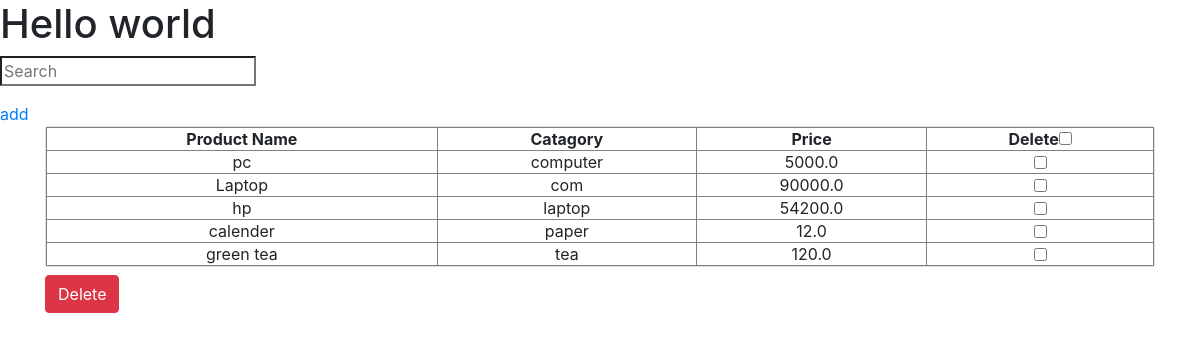
/, run on an earlier commit of the app's database.
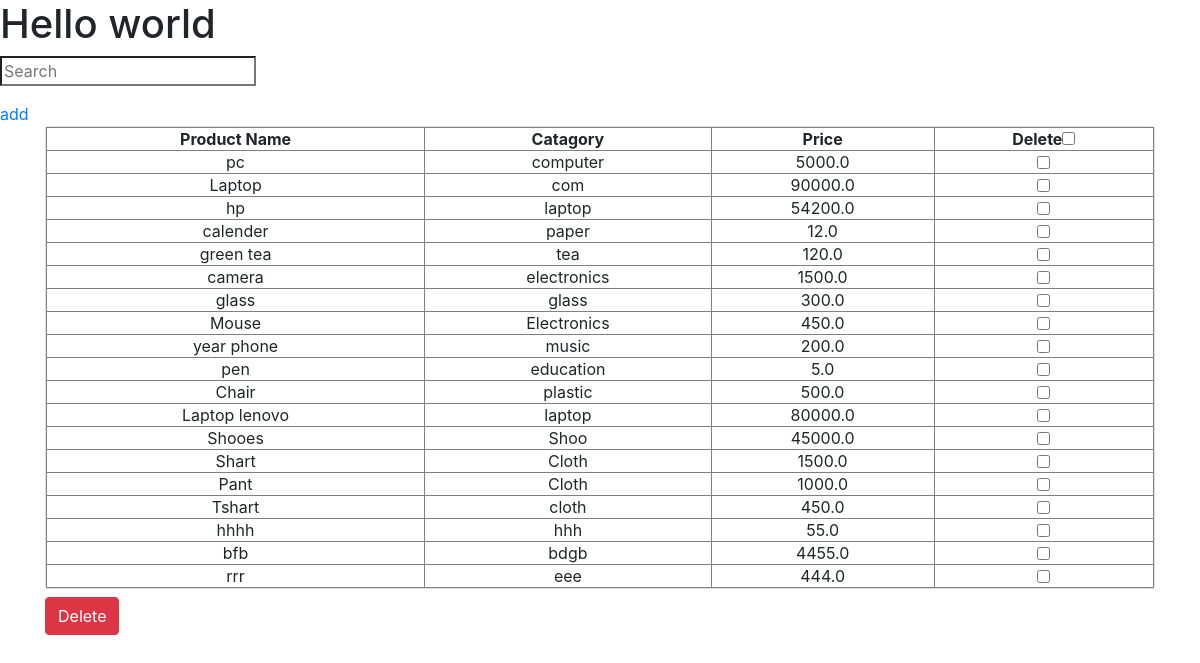
And on a later commit of the database.
### checkboxes/models.py (models this page shows, shortened)
class Product(models.Model):
    name = models.CharField(max_length=200)
    category = models.CharField(max_length=200)
    price = models.FloatField()

### checkboxes/views.py (the view, shortened to what this page needs)
# urls.py: path('', Product_view.as_view(), name='home'),
class  Product_view(View):
    def get(self, request):
        allproduct = Product.objects.all()
        context = {
            'products':allproduct
        }
        return render(request, 'home.html', context)

### templates/home.html (shortened to what this page needs)
{% block content %}
<h1>Hello world</h1>
<p>
    <input type="search" id="algolia-doc-search" placeholder="Search" aria-label="Search docs" class="css-7dpbpx ds-input" autocomplete="off" spellcheck="false" role="combobox" aria-autocomplete="list" aria-expanded="false" aria-labelledby="algolia-doc-search" aria-owns="algolia-autocomplete-listbox-0" dir="auto" style="position: relative; vertical-align: top;">
</p>
<a href="{% url 'create'%}"> add</a>
<div class="container">
    <div class="card">
            <table cellspacing="0" rules="all" border="1" id="Table1" style="border-collapse: collapse; text-align: center">
            <thead>
                <th>Product Name</th>
                <th>Catagory</th>
                <th>Price</th>
                <th>Delete<input type="checkbox" id="select-all"></th>
            </thead>
            <tbody>
                {% for prod in products %}
                <tr id="{{ prod.id }}">
                    <td>{{ prod.name }}</td>
                    <td>{{ prod.category }}</td>
                    <td>{{ prod.price }}</td>
                    <td><input type="checkbox" name="product_id[]" value="{{prod.id}}" id="delete_product" </td>
                </tr>
                {% endfor %}
            </tbody>
        </table>
    </div>
    <div>
        <button type="submit"  id="delete_btn" class="btn btn-danger mt-2">Delete</button>
    </div>
</div>
{% endblock content %}

What changed in the data, as far as the page shows it:
added Product: name "camera", category "electronics", price "1500.0"
added Product: name "glass", category "glass", price "300.0"
added Product: name "Mouse", category "Electronics", price "450.0"
added Product: name "year phone", category "music", price "200.0"
added Product: name "pen", category "education", price "5.0"
added Product: name "Chair", category "plastic", price "500.0"
added Product: name "Laptop lenovo", category "laptop", price "80000.0"
added Product: name "Shooes", category "Shoo", price "45000.0"
added Product: name "Shart", category "Cloth", price "1500.0"
added Product: name "Pant", category "Cloth", price "1000.0"
added Product: name "Tshart", category "cloth", price "450.0"
added Product: name "hhhh", category "hhh", price "55.0"
added Product: name "bfb", category "bdgb", price "4455.0"
added Product: name "rrr", category "eee", price "444.0"
